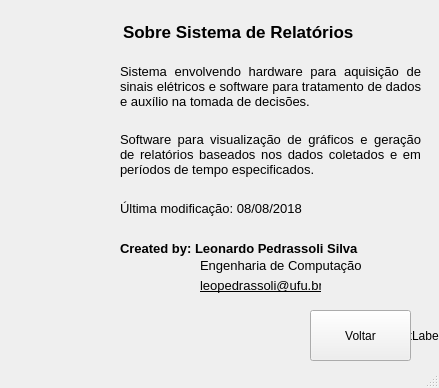
<?xml version="1.0" encoding="UTF-8"?>
<ui version="4.0">
 <class>MainWindow</class>
 <widget class="QMainWindow" name="MainWindow">
  <property name="geometry">
   <rect>
    <x>0</x>
    <y>0</y>
    <width>439</width>
    <height>388</height>
   </rect>
  </property>
  <property name="windowTitle">
   <string>Sobre</string>
  </property>
  <widget class="QWidget" name="centralwidget">
   <widget class="QPushButton" name="bt_Voltar">
    <property name="geometry">
     <rect>
      <x>310</x>
      <y>310</y>
      <width>101</width>
      <height>51</height>
     </rect>
    </property>
    <property name="text">
     <string>Voltar</string>
    </property>
   </widget>
   <widget class="QLabel" name="lb_Fundo">
    <property name="geometry">
     <rect>
      <x>390</x>
      <y>320</y>
      <width>51</width>
      <height>31</height>
     </rect>
    </property>
    <property name="text">
     <string>TextLabel</string>
    </property>
   </widget>
   <widget class="QLabel" name="label">
    <property name="geometry">
     <rect>
      <x>20</x>
      <y>310</y>
      <width>54</width>
      <height>54</height>
     </rect>
    </property>
    <property name="text">
     <string/>
    </property>
    <property name="pixmap">
     <pixmap>imagens/python_logo.png</pixmap>
    </property>
    <property name="scaledContents">
     <bool>true</bool>
    </property>
   </widget>
   <widget class="QLabel" name="label_2">
    <property name="geometry">
     <rect>
      <x>80</x>
      <y>310</y>
      <width>54</width>
      <height>54</height>
     </rect>
    </property>
    <property name="text">
     <string/>
    </property>
    <property name="pixmap">
     <pixmap>imagens/spyder_logo.svg</pixmap>
    </property>
    <property name="scaledContents">
     <bool>true</bool>
    </property>
   </widget>
   <widget class="QLabel" name="label_3">
    <property name="geometry">
     <rect>
      <x>130</x>
      <y>310</y>
      <width>54</width>
      <height>54</height>
     </rect>
    </property>
    <property name="text">
     <string/>
    </property>
    <property name="pixmap">
     <pixmap>imagens/qt_logo.png</pixmap>
    </property>
    <property name="scaledContents">
     <bool>true</bool>
    </property>
   </widget>
   <widget class="QLabel" name="label_4">
    <property name="geometry">
     <rect>
      <x>190</x>
      <y>310</y>
      <width>54</width>
      <height>54</height>
     </rect>
    </property>
    <property name="text">
     <string/>
    </property>
    <property name="pixmap">
     <pixmap>imagens/arduino_logo.png</pixmap>
    </property>
    <property name="scaledContents">
     <bool>true</bool>
    </property>
   </widget>
   <widget class="QLabel" name="label_5">
    <property name="geometry">
     <rect>
      <x>250</x>
      <y>310</y>
      <width>54</width>
      <height>54</height>
     </rect>
    </property>
    <property name="text">
     <string/>
    </property>
    <property name="pixmap">
     <pixmap>imagens/ufu_logo.png</pixmap>
    </property>
    <property name="scaledContents">
     <bool>true</bool>
    </property>
   </widget>
   <widget class="QLabel" name="label_6">
    <property name="geometry">
     <rect>
      <x>20</x>
      <y>30</y>
      <width>81</width>
      <height>81</height>
     </rect>
    </property>
    <property name="text">
     <string/>
    </property>
    <property name="pixmap">
     <pixmap>imagens/icone.png</pixmap>
    </property>
    <property name="scaledContents">
     <bool>true</bool>
    </property>
   </widget>
   <widget class="QLabel" name="label_7">
    <property name="geometry">
     <rect>
      <x>123</x>
      <y>20</y>
      <width>251</width>
      <height>24</height>
     </rect>
    </property>
    <property name="font">
     <font>
      <pointsize>13</pointsize>
      <weight>75</weight>
      <bold>true</bold>
     </font>
    </property>
    <property name="text">
     <string>Sobre Sistema de Relatórios</string>
    </property>
   </widget>
   <widget class="QLabel" name="label_8">
    <property name="geometry">
     <rect>
      <x>120</x>
      <y>60</y>
      <width>301</width>
      <height>52</height>
     </rect>
    </property>
    <property name="font">
     <font>
      <pointsize>10</pointsize>
     </font>
    </property>
    <property name="autoFillBackground">
     <bool>false</bool>
    </property>
    <property name="text">
     <string>Sistema envolvendo hardware para aquisição de sinais elétricos e software para tratamento de dados e auxílio na tomada de decisões.</string>
    </property>
    <property name="scaledContents">
     <bool>false</bool>
    </property>
    <property name="alignment">
     <set>Qt::AlignJustify|Qt::AlignVCenter</set>
    </property>
    <property name="wordWrap">
     <bool>true</bool>
    </property>
   </widget>
   <widget class="QLabel" name="label_9">
    <property name="geometry">
     <rect>
      <x>120</x>
      <y>240</y>
      <width>291</width>
      <height>16</height>
     </rect>
    </property>
    <property name="font">
     <font>
      <pointsize>10</pointsize>
      <weight>75</weight>
      <bold>true</bold>
     </font>
    </property>
    <property name="autoFillBackground">
     <bool>false</bool>
    </property>
    <property name="text">
     <string>Created by: Leonardo Pedrassoli Silva</string>
    </property>
    <property name="scaledContents">
     <bool>false</bool>
    </property>
    <property name="alignment">
     <set>Qt::AlignJustify|Qt::AlignVCenter</set>
    </property>
    <property name="wordWrap">
     <bool>true</bool>
    </property>
   </widget>
   <widget class="QLabel" name="label_10">
    <property name="geometry">
     <rect>
      <x>120</x>
      <y>200</y>
      <width>191</width>
      <height>16</height>
     </rect>
    </property>
    <property name="font">
     <font>
      <pointsize>10</pointsize>
      <weight>50</weight>
      <bold>false</bold>
     </font>
    </property>
    <property name="autoFillBackground">
     <bool>false</bool>
    </property>
    <property name="text">
     <string>Última modificação: 08/08/2018</string>
    </property>
    <property name="scaledContents">
     <bool>false</bool>
    </property>
    <property name="alignment">
     <set>Qt::AlignJustify|Qt::AlignVCenter</set>
    </property>
    <property name="wordWrap">
     <bool>true</bool>
    </property>
   </widget>
   <widget class="QLabel" name="lbEmail">
    <property name="geometry">
     <rect>
      <x>200</x>
      <y>275</y>
      <width>121</width>
      <height>21</height>
     </rect>
    </property>
    <property name="font">
     <font>
      <pointsize>10</pointsize>
      <underline>true</underline>
     </font>
    </property>
    <property name="autoFillBackground">
     <bool>false</bool>
    </property>
    <property name="text">
     <string>leopedrassoli@ufu.br</string>
    </property>
    <property name="scaledContents">
     <bool>false</bool>
    </property>
    <property name="alignment">
     <set>Qt::AlignJustify|Qt::AlignVCenter</set>
    </property>
    <property name="wordWrap">
     <bool>true</bool>
    </property>
   </widget>
   <widget class="QLabel" name="label_11">
    <property name="geometry">
     <rect>
      <x>120</x>
      <y>130</y>
      <width>301</width>
      <height>48</height>
     </rect>
    </property>
    <property name="font">
     <font>
      <pointsize>10</pointsize>
     </font>
    </property>
    <property name="autoFillBackground">
     <bool>false</bool>
    </property>
    <property name="text">
     <string>Software para visualização de gráficos e geração de relatórios baseados nos dados coletados e em períodos de tempo especificados.</string>
    </property>
    <property name="scaledContents">
     <bool>false</bool>
    </property>
    <property name="alignment">
     <set>Qt::AlignJustify|Qt::AlignVCenter</set>
    </property>
    <property name="wordWrap">
     <bool>true</bool>
    </property>
   </widget>
   <widget class="QLabel" name="label_12">
    <property name="geometry">
     <rect>
      <x>200</x>
      <y>250</y>
      <width>191</width>
      <height>31</height>
     </rect>
    </property>
    <property name="font">
     <font>
      <pointsize>10</pointsize>
      <weight>50</weight>
      <bold>false</bold>
     </font>
    </property>
    <property name="autoFillBackground">
     <bool>false</bool>
    </property>
    <property name="text">
     <string>Engenharia de Computação</string>
    </property>
    <property name="scaledContents">
     <bool>false</bool>
    </property>
    <property name="alignment">
     <set>Qt::AlignJustify|Qt::AlignVCenter</set>
    </property>
    <property name="wordWrap">
     <bool>true</bool>
    </property>
   </widget>
   <zorder>lb_Fundo</zorder>
   <zorder>bt_Voltar</zorder>
   <zorder>label</zorder>
   <zorder>label_2</zorder>
   <zorder>label_3</zorder>
   <zorder>label_4</zorder>
   <zorder>label_5</zorder>
   <zorder>label_6</zorder>
   <zorder>label_7</zorder>
   <zorder>label_8</zorder>
   <zorder>label_9</zorder>
   <zorder>label_10</zorder>
   <zorder>lbEmail</zorder>
   <zorder>label_11</zorder>
   <zorder>label_12</zorder>
  </widget>
  <widget class="QMenuBar" name="menubar">
   <property name="geometry">
    <rect>
     <x>0</x>
     <y>0</y>
     <width>439</width>
     <height>21</height>
    </rect>
   </property>
  </widget>
  <widget class="QStatusBar" name="statusbar"/>
 </widget>
 <resources/>
 <connections/>
</ui>
